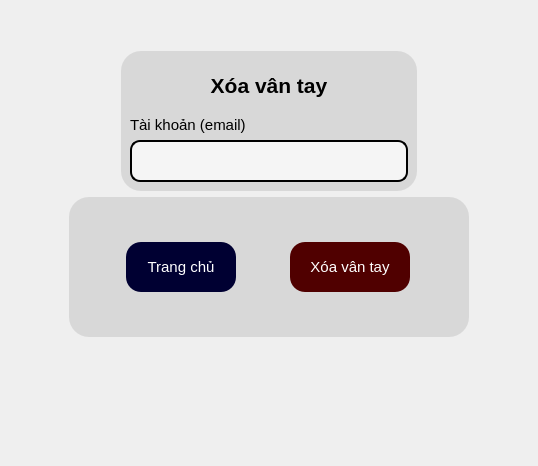
      <widget class="QWidget" name="trang_xoa_van_tay">
       <layout class="QGridLayout" name="gridLayout_10">
        <item row="0" column="0">
         <layout class="QHBoxLayout" name="horizontalLayout_35">
          <item>
           <spacer name="horizontalSpacer_33">
            <property name="orientation">
             <enum>Qt::Horizontal</enum>
            </property>
            <property name="sizeHint" stdset="0">
             <size>
              <width>58</width>
              <height>18</height>
             </size>
            </property>
           </spacer>
          </item>
          <item>
           <layout class="QVBoxLayout" name="verticalLayout_39">
            <item>
             <spacer name="verticalSpacer_25">
              <property name="orientation">
               <enum>Qt::Vertical</enum>
              </property>
              <property name="sizeHint" stdset="0">
               <size>
                <width>20</width>
                <height>40</height>
               </size>
              </property>
             </spacer>
            </item>
            <item>
             <layout class="QHBoxLayout" name="horizontalLayout_36">
              <item>
               <widget class="QFrame" name="frame_25">
                <property name="sizePolicy">
                 <sizepolicy hsizetype="Maximum" vsizetype="Expanding">
                  <horstretch>0</horstretch>
                  <verstretch>0</verstretch>
                 </sizepolicy>
                </property>
                <property name="minimumSize">
                 <size>
                  <width>0</width>
                  <height>0</height>
                 </size>
                </property>
                <property name="styleSheet">
                 <string notr="true">border-color: rgb(0, 0, 0);
background-color: rgb(216, 216, 216);
border-radius: 20px;</string>
                </property>
                <property name="frameShape">
                 <enum>QFrame::StyledPanel</enum>
                </property>
                <property name="frameShadow">
                 <enum>QFrame::Raised</enum>
                </property>
                <layout class="QVBoxLayout" name="verticalLayout_40">
                 <item>
                  <widget class="QLabel" name="label_43">
                   <property name="minimumSize">
                    <size>
                     <width>278</width>
                     <height>50</height>
                    </size>
                   </property>
                   <property name="maximumSize">
                    <size>
                     <width>16777215</width>
                     <height>50</height>
                    </size>
                   </property>
                   <property name="font">
                    <font>
                     <family>Tahoma</family>
                     <pointsize>16</pointsize>
                     <weight>75</weight>
                     <bold>true</bold>
                    </font>
                   </property>
                   <property name="text">
                    <string>Xóa vân tay</string>
                   </property>
                   <property name="alignment">
                    <set>Qt::AlignCenter</set>
                   </property>
                  </widget>
                 </item>
                 <item>
                  <widget class="QLabel" name="label_44">
                   <property name="sizePolicy">
                    <sizepolicy hsizetype="Maximum" vsizetype="Maximum">
                     <horstretch>0</horstretch>
                     <verstretch>0</verstretch>
                    </sizepolicy>
                   </property>
                   <property name="font">
                    <font>
                     <pointsize>11</pointsize>
                    </font>
                   </property>
                   <property name="text">
                    <string>Tài khoản (email)</string>
                   </property>
                  </widget>
                 </item>
                 <item>
                  <widget class="QLineEdit" name="edt_tk_xoa_vt">
                   <property name="sizePolicy">
                    <sizepolicy hsizetype="Expanding" vsizetype="Fixed">
                     <horstretch>0</horstretch>
                     <verstretch>0</verstretch>
                    </sizepolicy>
                   </property>
                   <property name="font">
                    <font>
                     <family>Arial,sans-serif</family>
                     <pointsize>-1</pointsize>
                    </font>
                   </property>
                   <property name="styleSheet">
                    <string notr="true">QLineEdit {
                border: 2px solid black;
                border-radius: 10px;
                padding: 10px;
                background-color: #f5f5f5;
                color: #333;
                font-family: Arial, sans-serif;
                font-size: 14px;
            }
            QLineEdit:focus {
                border: 2px solid black;
            }</string>
                   </property>
                  </widget>
                 </item>
                </layout>
               </widget>
              </item>
             </layout>
            </item>
            <item>
             <widget class="QFrame" name="frame_26">
              <property name="minimumSize">
               <size>
                <width>400</width>
                <height>140</height>
               </size>
              </property>
              <property name="styleSheet">
               <string notr="true">border-color: rgb(0, 0, 0);
background-color: rgb(216, 216, 216);
border-radius: 20px;</string>
              </property>
              <property name="frameShape">
               <enum>QFrame::StyledPanel</enum>
              </property>
              <property name="frameShadow">
               <enum>QFrame::Raised</enum>
              </property>
              <layout class="QHBoxLayout" name="horizontalLayout_37">
               <item>
                <widget class="QPushButton" name="btn_trang_chu_xoa_vt">
                 <property name="maximumSize">
                  <size>
                   <width>110</width>
                   <height>50</height>
                  </size>
                 </property>
                 <property name="font">
                  <font>
                   <pointsize>11</pointsize>
                  </font>
                 </property>
                 <property name="styleSheet">
                  <string notr="true">QPushButton {
    background-color: rgb(0, 0, 50);
    color: rgb(255, 255, 255);
    border-radius: 15px;
}

QPushButton:hover {
    background-color: rgb(109, 109, 109);
	
	
}
</string>
                 </property>
                 <property name="text">
                  <string>Trang chủ</string>
                 </property>
                </widget>
               </item>
               <item>
                <widget class="QPushButton" name="btn_xoa_vt">
                 <property name="maximumSize">
                  <size>
                   <width>120</width>
                   <height>50</height>
                  </size>
                 </property>
                 <property name="font">
                  <font>
                   <pointsize>11</pointsize>
                  </font>
                 </property>
                 <property name="styleSheet">
                  <string notr="true">QPushButton {
    background-color: rgb(80, 0, 0);
    color: rgb(255, 255, 255);
    border-radius: 15px;
}

QPushButton:hover {
    background-color: green;
}
</string>
                 </property>
                 <property name="text">
                  <string>Xóa vân tay</string>
                 </property>
                </widget>
               </item>
              </layout>
             </widget>
            </item>
            <item>
             <spacer name="verticalSpacer_26">
              <property name="orientation">
               <enum>Qt::Vertical</enum>
              </property>
              <property name="sizeHint" stdset="0">
               <size>
                <width>20</width>
                <height>118</height>
               </size>
              </property>
             </spacer>
            </item>
           </layout>
          </item>
          <item>
           <spacer name="horizontalSpacer_34">
            <property name="orientation">
             <enum>Qt::Horizontal</enum>
            </property>
            <property name="sizeHint" stdset="0">
             <size>
              <width>58</width>
              <height>18</height>
             </size>
            </property>
           </spacer>
          </item>
         </layout>
        </item>
       </layout>
      </widget>
